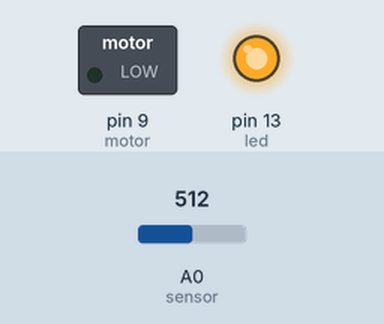
Recording of a sketch running on a simulated Arduino Uno, built with avr-gcc and run on an emulated ATmega328P. Shown: switched loads named in the sketch (green lamp = pin HIGH), output pins drawn as LEDs (lit = HIGH). Dashed ring = blinking. Inputs (shaded band) come from the test bench; at power-on: A0 (sensor) = 512.

Above: at 1.2 s.
1.3 s: A0 (sensor) set to 490
At 1.8 s:
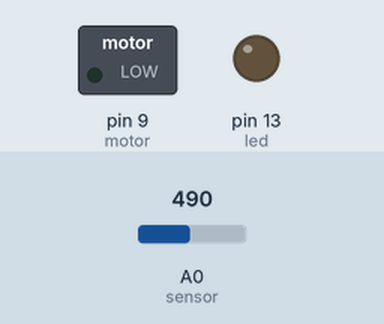
2.8 s: A0 (sensor) set to 501
At 2.92 s:
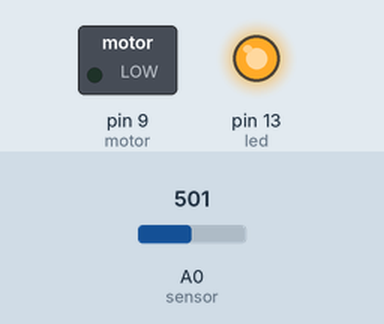
5.8 s: A0 (sensor) set to 511
8.8 s: A0 (sensor) set to 716
11.8 s: A0 (sensor) set to 306
At 13.0 s:
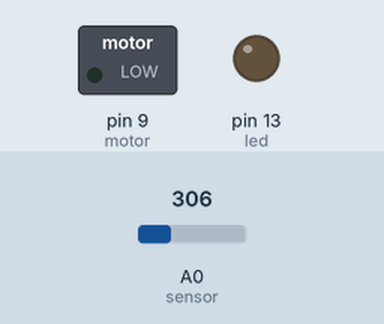
13.3 s: A0 (sensor) set to 510
At 13.43 s:
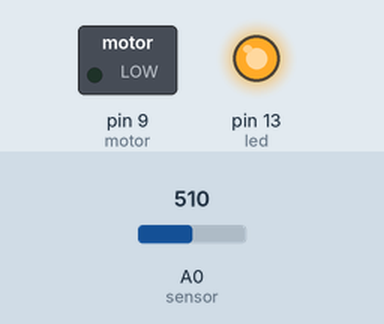
Timing chart, 0 to 17.3 s (numbered marks = the images above; inputs shaded):
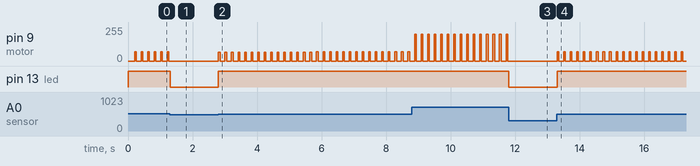

The sketch:

heart_rate_vibration.ino
```cpp
// heart rate sensor with vibration motor

int sensor = A0;
int motor = 9;
int led = 13;
int lastBeat = 0;
int beatCount = 0;
int lastMinute = 0;
int maxVal = 0;
int minVal = 1023;

void setup() {
  pinMode(motor, OUTPUT);
  pinMode(led, OUTPUT);
}

void loop() {
  int val = analogRead(sensor);
  int currentTime = millis();

  if(val > maxVal) maxVal = val;
  if(val < minVal) minVal = val;

  int intensity = map(val, 400, 800, 0, 255);
  intensity = constrain(intensity, 0, 255);

  if(val > 500) {
    digitalWrite(led, HIGH);
    if(currentTime - lastBeat > 200) {
      beatCount++;
      analogWrite(motor, intensity);
      delay(50);
      digitalWrite(motor, LOW);
      lastBeat = currentTime;
    }
  } else {
    digitalWrite(led, LOW);
  }

  if(currentTime - lastMinute >= 60000) {
    beatCount = 0;
    lastMinute = currentTime;
    maxVal = 0;
    minVal = 1023;
  }

  delay(10);
} 
```

Measured:
- the behaviour switches between 500 and 501 on A0 (sensor) (found by bisection; images 1 and 2)
- after the input at 1.3 s, pin 9 (motor): stops changing and stays 0/255; pin 13 (led): HIGH → LOW at once
- after the input at 2.8 s, pin 9 (motor): alternates 64/255 for 0.05 s and 0/255 for 0.15 s, starting at once; pin 13 (led): LOW → HIGH at once
- after the input at 11.8 s, pin 9 (motor): stops changing and stays 0/255; pin 13 (led): HIGH → LOW at once
- after the input at 13.3 s, pin 9 (motor): alternates 70/255 for 0.05 s and 0/255 for 0.15 s, starting at once; pin 13 (led): LOW → HIGH at once
- by itself, pin 9 (motor): alternates 71/255 for 0.05 s and 0/255 for 0.15 s
